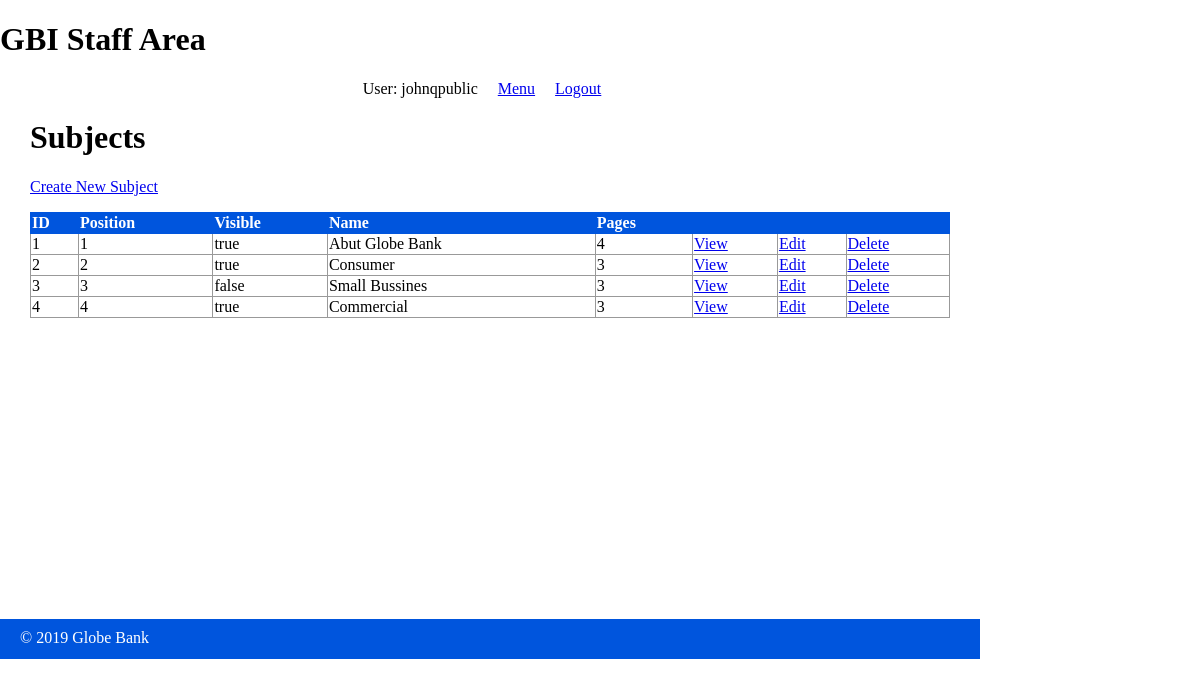
/public/staff/subjects/index.php (signed in), run on the app's committed database.
### tables this page shows
CREATE TABLE `subjects` (
  `id` int(11) NOT NULL AUTO_INCREMENT,
  `menu_name` varchar(255) DEFAULT NULL,
  `position` int(3) DEFAULT NULL,
  `visible` tinyint(1) DEFAULT NULL,
  PRIMARY KEY (`id`)
);

### private/functions.php (called while the page is built, shortened)
<?php
function url_for($script_path) {
  return WWW_ROOT . $script_path;
}
function u($string="") {
  return urlencode($string);
}
function h($string="") {
  return htmlspecialchars($string);
}
?>

### private/query_functions.php (called while the page is built, shortened)
<?php
  function find_all_subjects($options=[]) {
    global $db;
    $visible = $options['visible'] ?? false;
    $sql = "SELECT * FROM subjects ";
    $sql .= "ORDER BY position ASC";
    $result = mysqli_query($db, $sql);
    return $result;
  }
  function count_pages_by_subject_id($subject_id, $options=[]) {
    global $db;
    $visible = $options['visible'] ?? false;
    $sql = "SELECT COUNT(id) AS count FROM pages ";
    $sql .= "WHERE subject_id='" . db_escape($db, $subject_id) . "' ";
    $sql .= "ORDER BY position ASC";
    $result = mysqli_query($db, $sql);
    $row = mysqli_fetch_assoc($result);
    $count = $row['count'];
    return $count;
  }
?>

### private/database.php (called while the page is built, shortened)
<?php
  function db_escape($connection, $string) {
    return mysqli_real_escape_string($connection, $string);
  }
?>

### public/staff/subjects/index.php (the view, shortened to what this page needs)
<?php
    $subject_set = find_all_subjects();
?>
<?php include(SHARED_PATH . "/staff_header.php"); ?>
    <div id="content">
        <div class="subject listing">
            <h1>Subjects</h1>
            <div class="actions">
                <a class="action" href="<?php echo url_for("/staff/subjects/new.php"); ?>">Create New Subject</a>
            </div>
            <table class="list">
                <tr>
                    <th>ID</th>
                    <th>Position</th>
                    <th>Visible</th>
                    <th>Name</th>
                    <th>Pages</th>
                    <th>&nbsp;</th>
                    <th>&nbsp;</th>
                    <th>&nbsp;</th>
                </tr>
                <?php while($subject = mysqli_fetch_assoc($subject_set)){ ?>
                <?php $page_count = count_pages_by_subject_id($subject['id']); ?>
                <tr>
                    <td><?php echo $subject["id"]; ?> </td>
                    <td><?php echo $subject["position"]; ?> </td>
                    <td><?php echo $subject["visible"] == 1 ? "true" : "false"; ?> </td>
                    <td><?php echo $subject["menu_name"]; ?> </td>
                    <td><?php echo $page_count; ?></td>
                    <td><a class="action" href="<?php echo url_for('/staff/subjects/show.php?id=' . h(u($subject['id']))) ?>">View</a></td>
                    <td><a class="action" href="<?php echo url_for("/staff/subjects/edit.php?id=" . h(u($subject['id']))); ?>">Edit</a></td>
                    <td><a class="action" href="<?php echo url_for("/staff/subjects/delete.php?id=" . h(u($subject['id']))); ?>">Delete</a></td>
                </tr>
                <?php } ?>
            </table>
        </div>
    </div>
<?php include(SHARED_PATH . "/staff_footer.php"); ?>

### public/stylesheets/staff.css (style rules this page uses)
html { height: 100%; width: 100%; }
body { height: 980px; width: 100%; margin: 0; padding: 0; }
#content { width: 920px; min-height: 500px; padding: 0 30px; }
.actions { margin-bottom: 1em; }
table { border-collapse: collapse; vertical-align: top; }
table.list { width: 100%; }
table.list tr td { border: 1px solid #999999; }
table.list tr th { border: 1px solid #0055DD; background: #0055DD; color: white; text-align: left; }

### data on the page
subjects: id "1", position "1", visible "true", menu_name "Abut Globe Bank", page_count "4"
subjects: id "2", position "2", visible "true", menu_name "Consumer", page_count "3"
subjects: id "3", position "3", visible "false", menu_name "Small Bussines"
subjects: id "4", position "4", visible "true", menu_name "Commercial", page_count "3"

### other printed values
$_SESSION['username'] "johnqpublic"
